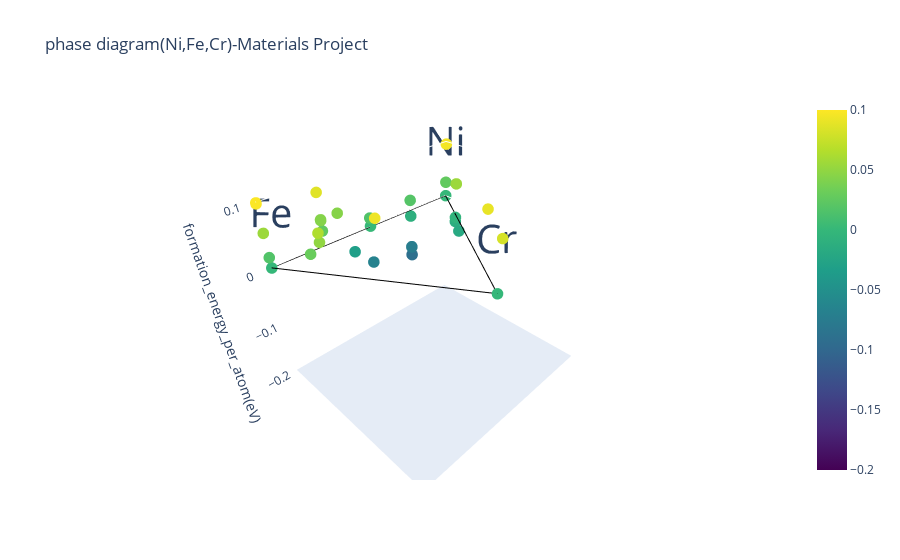

Notebook code for this chart:
### Code cell
show_phase_diagram(df_mp, composition, [-0.2,0.1], 'mp')
